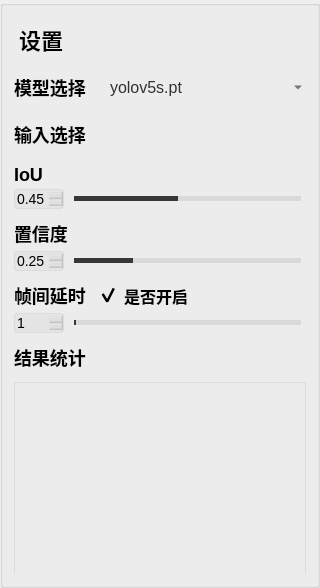
          <widget class="QGroupBox" name="groupBox_8">
           <property name="minimumSize">
            <size>
             <width>320</width>
             <height>0</height>
            </size>
           </property>
           <property name="maximumSize">
            <size>
             <width>320</width>
             <height>16777215</height>
            </size>
           </property>
           <property name="styleSheet">
            <string notr="true">#groupBox_8{
background-color: rgba(220, 220, 220, 200);
border: 0px solid #42adff;
border-radius:0px;}
</string>
           </property>
           <property name="title">
            <string/>
           </property>
           <layout class="QVBoxLayout" name="verticalLayout_8">
            <property name="spacing">
             <number>11</number>
            </property>
            <item>
             <widget class="QGroupBox" name="groupBox_2">
              <property name="minimumSize">
               <size>
                <width>0</width>
                <height>42</height>
               </size>
              </property>
              <property name="maximumSize">
               <size>
                <width>16777215</width>
                <height>42</height>
               </size>
              </property>
              <property name="styleSheet">
               <string notr="true">#groupBox_2{
border: 0px solid #42adff;
border-radius:0px;}</string>
              </property>
              <property name="title">
               <string/>
              </property>
              <layout class="QHBoxLayout" name="horizontalLayout_35">
               <property name="leftMargin">
                <number>2</number>
               </property>
               <property name="topMargin">
                <number>0</number>
               </property>
               <property name="rightMargin">
                <number>0</number>
               </property>
               <property name="bottomMargin">
                <number>0</number>
               </property>
               <item>
                <widget class="QLabel" name="label_5">
                 <property name="minimumSize">
                  <size>
                   <width>0</width>
                   <height>0</height>
                  </size>
                 </property>
                 <property name="maximumSize">
                  <size>
                   <width>16777215</width>
                   <height>40</height>
                  </size>
                 </property>
                 <property name="styleSheet">
                  <string notr="true">QLabel
{
	font-size: 22px;
	font-family: &quot;Microsoft YaHei&quot;;
	font-weight: bold;
 		border-radius:9px;
		background:rgba(66, 195, 255, 0);
color: rgb(0, 0, 0);

}
</string>
                 </property>
                 <property name="text">
                  <string>设置</string>
                 </property>
                </widget>
               </item>
               <item>
                <widget class="QLabel" name="label_27">
                 <property name="minimumSize">
                  <size>
                   <width>0</width>
                   <height>0</height>
                  </size>
                 </property>
                 <property name="maximumSize">
                  <size>
                   <width>16777215</width>
                   <height>40</height>
                  </size>
                 </property>
                 <property name="styleSheet">
                  <string notr="true">QLabel{
	font-family: &quot;DejaVu Sans Mono&quot;;
	font-size: 15px;
	color: #e8e8e8;}</string>
                 </property>
                 <property name="text">
                  <string/>
                 </property>
                </widget>
               </item>
               <item>
                <spacer name="horizontalSpacer_13">
                 <property name="orientation">
                  <enum>Qt::Horizontal</enum>
                 </property>
                 <property name="sizeHint" stdset="0">
                  <size>
                   <width>40</width>
                   <height>20</height>
                  </size>
                 </property>
                </spacer>
               </item>
              </layout>
             </widget>
            </item>
            <item>
             <layout class="QHBoxLayout" name="horizontalLayout_2">
              <item>
               <widget class="QLabel" name="label_3">
                <property name="minimumSize">
                 <size>
                  <width>0</width>
                  <height>35</height>
                 </size>
                </property>
                <property name="maximumSize">
                 <size>
                  <width>80</width>
                  <height>16777215</height>
                 </size>
                </property>
                <property name="styleSheet">
                 <string notr="true">QLabel
{
	font-size: 18px;
	font-family: &quot;Microsoft YaHei&quot;;
	font-weight: bold;
 		border-radius:9px;
		background:rgba(66, 195, 255, 0);
color: rgb(0, 0, 0);
}
</string>
                </property>
                <property name="text">
                 <string>模型选择</string>
                </property>
               </widget>
              </item>
              <item>
               <widget class="QComboBox" name="comboBox">
                <property name="minimumSize">
                 <size>
                  <width>0</width>
                  <height>35</height>
                 </size>
                </property>
                <property name="styleSheet">
                 <string notr="true">QComboBox QAbstractItemView {
font-family: &quot;Microsoft YaHei&quot;;
font-size: 16px;
background:rgba(200, 200, 200,150);
selection-background-color: rgba(200, 200, 200,100);
color: rgb(50, 50, 50);
outline:none;
border:none;}
QComboBox{
font-family: &quot;Microsoft YaHei&quot;;
font-size: 16px;
color: rgb(50, 50, 50);
border-width:0px;
border-color:white;
border-style:solid;
background-color: rgba(200, 200, 200,0);}

QComboBox::drop-down {
margin-top:8;
height:20;
background:rgba(200,200,200,0);
border-image: url(:/img/icon/下拉.png);
}
</string>
                </property>
                <item>
                 <property name="text">
                  <string>yolov5s.pt</string>
                 </property>
                </item>
                <item>
                 <property name="text">
                  <string>yolov5m.pt</string>
                 </property>
                </item>
                <item>
                 <property name="text">
                  <string>yolov5l.pt</string>
                 </property>
                </item>
                <item>
                 <property name="text">
                  <string>yolov5x.pt</string>
                 </property>
                </item>
               </widget>
              </item>
             </layout>
            </item>
            <item>
             <layout class="QHBoxLayout" name="horizontalLayout_9">
              <item>
               <widget class="QLabel" name="label_10">
                <property name="maximumSize">
                 <size>
                  <width>80</width>
                  <height>16777215</height>
                 </size>
                </property>
                <property name="styleSheet">
                 <string notr="true">QLabel
{
	font-size: 18px;
	font-family: &quot;Microsoft YaHei&quot;;
	font-weight: bold;
 		border-radius:9px;
		background:rgba(66, 195, 255, 0);
color: rgb(0, 0, 0);
}
</string>
                </property>
                <property name="text">
                 <string>输入选择</string>
                </property>
               </widget>
              </item>
              <item>
               <layout class="QHBoxLayout" name="horizontalLayout_11">
                <item>
                 <widget class="QGroupBox" name="groupBox_5">
                  <property name="styleSheet">
                   <string notr="true">#groupBox_5{
background-color: rgba(48,148,243,0);
border: 0px solid #42adff;
border-left: 0px solid #d9d9d9;
border-right: 0px solid rgba(29, 83, 185, 255);
border-radius:0px;}</string>
                  </property>
                  <property name="title">
                   <string/>
                  </property>
                  <layout class="QHBoxLayout" name="horizontalLayout_8">
                   <property name="leftMargin">
                    <number>0</number>
                   </property>
                   <property name="topMargin">
                    <number>0</number>
                   </property>
                   <property name="rightMargin">
                    <number>0</number>
                   </property>
                   <property name="bottomMargin">
                    <number>0</number>
                   </property>
                   <item>
                    <widget class="QPushButton" name="fileButton">
                     <property name="minimumSize">
                      <size>
                       <width>55</width>
                       <height>28</height>
                      </size>
                     </property>
                     <property name="maximumSize">
                      <size>
                       <width>16777215</width>
                       <height>28</height>
                      </size>
                     </property>
                     <property name="toolTip">
                      <string>文件</string>
                     </property>
                     <property name="styleSheet">
                      <string notr="true">QPushButton{font-family: &quot;Microsoft YaHei&quot;;
font-size: 14px;
font-weight: bold;
color:white;
text-align: center center;
padding-left: 5px;
padding-right: 5px;
padding-top: 4px;
padding-bottom: 4px;
border-style: solid;
border-width: 0px;
border-color: rgba(255, 255, 255, 255);
border-radius: 3px;
background-color: rgba(200, 200, 200,0);}

QPushButton:focus{outline: none;}

QPushButton::pressed{font-family: &quot;Microsoft YaHei&quot;;
                     font-size: 14px;
                     font-weight: bold;
                     color:rgb(200,200,200);
                     text-align: center center;
                     padding-left: 5px;
                     padding-right: 5px;
                     padding-top: 4px;
                     padding-bottom: 4px;
                     border-style: solid;
                     border-width: 0px;
                     border-color: rgba(255, 255, 255, 255);
                     border-radius: 3px;
                     background-color:  #bf513b;}

QPushButton::disabled{font-family: &quot;Microsoft YaHei&quot;;
                     font-size: 14px;
                     font-weight: bold;
                     color:rgb(200,200,200);
                     text-align: center center;
                     padding-left: 5px;
                     padding-right: 5px;
                     padding-top: 4px;
                     padding-bottom: 4px;
                     border-style: solid;
                     border-width: 0px;
                     border-color: rgba(255, 255, 255, 255);
                     border-radius: 3px;
                     background-color:  #bf513b;}
QPushButton::hover {
border-style: solid;
border-width: 0px;
border-radius: 0px;
background-color: rgba(48,148,243,80);}</string>
                     </property>
                     <property name="text">
                      <string/>
                     </property>
                     <property name="icon">
                      <iconset resource="resoures.qrc">
                       <normaloff>:/img/icon/打开.png</normaloff>:/img/icon/打开.png</iconset>
                     </property>
                    </widget>
                   </item>
                   <item>
                    <widget class="QPushButton" name="cameraButton">
                     <property name="minimumSize">
                      <size>
                       <width>55</width>
                       <height>28</height>
                      </size>
                     </property>
                     <property name="maximumSize">
                      <size>
                       <width>16777215</width>
                       <height>28</height>
                      </size>
                     </property>
                     <property name="toolTip">
                      <string>相机</string>
                     </property>
                     <property name="styleSheet">
                      <string notr="true">QPushButton{font-family: &quot;Microsoft YaHei&quot;;
font-size: 14px;
font-weight: bold;
color:white;
text-align: center center;
padding-left: 5px;
padding-right: 5px;
padding-top: 4px;
padding-bottom: 4px;
border-style: solid;
border-width: 0px;
border-color: rgba(255, 255, 255, 255);
border-radius: 3px;
background-color: rgba(48,148,243,0);}

QPushButton:focus{outline: none;}

QPushButton::pressed{font-family: &quot;Microsoft YaHei&quot;;
                     font-size: 14px;
                     font-weight: bold;
                     color:rgb(200,200,200);
                     text-align: center center;
                     padding-left: 5px;
                     padding-right: 5px;
                     padding-top: 4px;
                     padding-bottom: 4px;
                     border-style: solid;
                     border-width: 0px;
                     border-color: rgba(255, 255, 255, 255);
                     border-radius: 3px;
                     background-color:  #bf513b;}

QPushButton::disabled{font-family: &quot;Microsoft YaHei&quot;;
                     font-size: 14px;
                     font-weight: bold;
                     color:rgb(200,200,200);
                     text-align: center center;
                     padding-left: 5px;
                     padding-right: 5px;
                     padding-top: 4px;
                     padding-bottom: 4px;
                     border-style: solid;
                     border-width: 0px;
                     border-color: rgba(255, 255, 255, 255);
                     border-radius: 3px;
                     background-color:  #bf513b;}
QPushButton::hover {
border-style: solid;
border-width: 0px;
border-radius: 0px;
background-color: rgba(48,148,243,80);}</string>
                     </property>
                     <property name="text">
                      <string/>
                     </property>
                     <property name="icon">
                      <iconset resource="resoures.qrc">
                       <normaloff>:/img/icon/摄像头开.png</normaloff>:/img/icon/摄像头开.png</iconset>
                     </property>
                    </widget>
                   </item>
                  </layout>
                 </widget>
                </item>
               </layout>
              </item>
             </layout>
            </item>
            <item>
             <layout class="QVBoxLayout" name="verticalLayout_3">
              <property name="spacing">
               <number>4</number>
              </property>
              <item>
               <widget class="QLabel" name="label_2">
                <property name="styleSheet">
                 <string notr="true">QLabel
{
	font-size: 18px;
	font-family: &quot;Microsoft YaHei&quot;;
	font-weight: bold;
 		border-radius:9px;
		background:rgba(66, 195, 255, 0);
color: rgb(0, 0, 0);
}
</string>
                </property>
                <property name="text">
                 <string>IoU</string>
                </property>
               </widget>
              </item>
              <item>
               <layout class="QHBoxLayout" name="horizontalLayout_4">
                <property name="spacing">
                 <number>5</number>
                </property>
                <item>
                 <widget class="QDoubleSpinBox" name="iouSpinBox">
                  <property name="minimumSize">
                   <size>
                    <width>50</width>
                    <height>0</height>
                   </size>
                  </property>
                  <property name="maximumSize">
                   <size>
                    <width>50</width>
                    <height>16777215</height>
                   </size>
                  </property>
                  <property name="styleSheet">
                   <string notr="true">QDoubleSpinBox{
background:rgba(200, 200, 200,50);
color:black;
font-size: 14px;
font-family: &quot;Microsoft YaHei UI&quot;;
border-style: solid;
border-width: 1px;
border-color: rgba(200, 200, 200,100);
border-radius: 3px;}

QDoubleSpinBox::down-button{
background:rgba(200, 200, 200,0);
border-image: url(:/img/icon/箭头_列表展开.png);}
QDoubleSpinBox::down-button::hover{
background:rgba(200, 200, 200,100);
border-image: url(:/img/icon/箭头_列表展开.png);}

QDoubleSpinBox::up-button{
background:rgba(200, 200, 200,0);
border-image: url(:/img/icon/箭头_列表收起.png);}
QDoubleSpinBox::up-button::hover{
background:rgba(200, 200, 200,100);
border-image: url(:/img/icon/箭头_列表收起.png);}
</string>
                  </property>
                  <property name="maximum">
                   <double>1.000000000000000</double>
                  </property>
                  <property name="singleStep">
                   <double>0.010000000000000</double>
                  </property>
                  <property name="value">
                   <double>0.450000000000000</double>
                  </property>
                 </widget>
                </item>
                <item>
                 <widget class="QSlider" name="iouSlider">
                  <property name="styleSheet">
                   <string notr="true">QSlider{
border-color: #bcbcbc;
color:#d9d9d9;
}
QSlider::groove:horizontal {                                
     border: 1px solid #999999;                             
     height: 3px;                                           
    margin: 0px 0;                                         
     left: 5px; right: 5px; 
 }
QSlider::handle:horizontal {                               
     border: 0px ; 
     border-image: url(:/img/icon/圆.png);
	 width:15px;
     margin: -7px -7px -7px -7px;                  
} 
QSlider::add-page:horizontal{
background: qlineargradient(spread:pad, x1:0, y1:1, x2:0, y2:0, stop:0 #d9d9d9, stop:0.25 #d9d9d9, stop:0.5 #d9d9d9, stop:1 #d9d9d9); 

}
QSlider::sub-page:horizontal{                               
 background: qlineargradient(spread:pad, x1:0, y1:1, x2:0, y2:0, stop:0 #373737, stop:0.25 #373737, stop:0.5 #373737, stop:1 #373737);                     
}</string>
                  </property>
                  <property name="maximum">
                   <number>100</number>
                  </property>
                  <property name="value">
                   <number>45</number>
                  </property>
                  <property name="orientation">
                   <enum>Qt::Horizontal</enum>
                  </property>
                 </widget>
                </item>
               </layout>
              </item>
             </layout>
            </item>
            <item>
             <layout class="QVBoxLayout" name="verticalLayout">
              <property name="spacing">
               <number>4</number>
              </property>
              <item>
               <widget class="QLabel" name="label">
                <property name="styleSheet">
                 <string notr="true">QLabel
{
	font-size: 18px;
	font-family: &quot;Microsoft YaHei&quot;;
	font-weight: bold;
 		border-radius:9px;
		background:rgba(66, 195, 255, 0);
color: rgb(0, 0, 0);
}
</string>
                </property>
                <property name="text">
                 <string>置信度</string>
                </property>
               </widget>
              </item>
              <item>
               <layout class="QHBoxLayout" name="horizontalLayout_3">
                <property name="spacing">
                 <number>5</number>
                </property>
                <item>
                 <widget class="QDoubleSpinBox" name="confSpinBox">
                  <property name="minimumSize">
                   <size>
                    <width>50</width>
                    <height>0</height>
                   </size>
                  </property>
                  <property name="maximumSize">
                   <size>
                    <width>50</width>
                    <height>16777215</height>
                   </size>
                  </property>
                  <property name="focusPolicy">
                   <enum>Qt::ClickFocus</enum>
                  </property>
                  <property name="styleSheet">
                   <string notr="true">QDoubleSpinBox{
background:rgba(200, 200, 200,50);
color:black;
font-size: 14px;
font-family: &quot;Microsoft YaHei UI&quot;;
border-style: solid;
border-width: 1px;
border-color: rgba(200, 200, 200,100);
border-radius: 3px;}

QDoubleSpinBox::down-button{
background:rgba(200, 200, 200,0);
border-image: url(:/img/icon/箭头_列表展开.png);}
QDoubleSpinBox::down-button::hover{
background:rgba(200, 200, 200,100);
border-image: url(:/img/icon/箭头_列表展开.png);}

QDoubleSpinBox::up-button{
background:rgba(200, 200, 200,0);
border-image: url(:/img/icon/箭头_列表收起.png);}
QDoubleSpinBox::up-button::hover{
background:rgba(200, 200, 200,100);
border-image: url(:/img/icon/箭头_列表收起.png);}
</string>
                  </property>
                  <property name="maximum">
                   <double>1.000000000000000</double>
                  </property>
                  <property name="singleStep">
                   <double>0.010000000000000</double>
                  </property>
                  <property name="value">
                   <double>0.250000000000000</double>
                  </property>
                 </widget>
                </item>
                <item>
                 <widget class="QSlider" name="confSlider">
                  <property name="styleSheet">
                   <string notr="true">QSlider{
border-color: #bcbcbc;
color:#d9d9d9;
}
QSlider::groove:horizontal {                                
     border: 1px solid #999999;                             
     height: 3px;                                           
    margin: 0px 0;                                         
     left: 5px; right: 5px; 
 }
QSlider::handle:horizontal {                               
     border: 0px ; 
     border-image: url(:/img/icon/圆.png);
	 width:15px;
     margin: -7px -7px -7px -7px;                  
} 
QSlider::add-page:horizontal{
background: qlineargradient(spread:pad, x1:0, y1:1, x2:0, y2:0, stop:0 #d9d9d9, stop:0.25 #d9d9d9, stop:0.5 #d9d9d9, stop:1 #d9d9d9); 

}
QSlider::sub-page:horizontal{                               
 background: qlineargradient(spread:pad, x1:0, y1:1, x2:0, y2:0, stop:0 #373737, stop:0.25 #373737, stop:0.5 #373737, stop:1 #373737);                     
}</string>
                  </property>
                  <property name="maximum">
                   <number>100</number>
                  </property>
                  <property name="value">
                   <number>25</number>
                  </property>
                  <property name="orientation">
                   <enum>Qt::Horizontal</enum>
                  </property>
                  <property name="tickPosition">
                   <enum>QSlider::NoTicks</enum>
                  </property>
                 </widget>
                </item>
               </layout>
              </item>
             </layout>
            </item>
            <item>
             <layout class="QVBoxLayout" name="verticalLayout_5">
              <property name="spacing">
               <number>4</number>
              </property>
              <item>
               <layout class="QHBoxLayout" name="horizontalLayout_14">
                <item>
                 <widget class="QLabel" name="label_8">
                  <property name="maximumSize">
                   <size>
                    <width>80</width>
                    <height>16777215</height>
                   </size>
                  </property>
                  <property name="styleSheet">
                   <string notr="true">QLabel
{
	font-size: 18px;
	font-family: &quot;Microsoft YaHei&quot;;
	font-weight: bold;
 		border-radius:9px;
		background:rgba(66, 195, 255, 0);
color: rgb(0, 0, 0);
}
</string>
                  </property>
                  <property name="text">
                   <string>帧间延时</string>
                  </property>
                 </widget>
                </item>
                <item>
                 <widget class="QCheckBox" name="checkBox">
                  <property name="styleSheet">
                   <string notr="true">
QCheckBox
{font-size: 16px;
	font-family: &quot;Microsoft YaHei&quot;;
	font-weight: bold;
 		border-radius:9px;
		background:rgba(66, 195, 255, 0);
color: rgb(0, 0, 0);}

QCheckBox::indicator {
	width: 20px;
	height: 20px;
}
QCheckBox::indicator:unchecked {
    image: url(:/img/icon/button-off.png);
}

QCheckBox::indicator:checked {
    
    image: url(:/img/icon/button-on.png);
}
</string>
                  </property>
                  <property name="text">
                   <string>是否开启</string>
                  </property>
                  <property name="checked">
                   <bool>true</bool>
                  </property>
                 </widget>
                </item>
               </layout>
              </item>
              <item>
               <layout class="QHBoxLayout" name="horizontalLayout_13">
                <property name="spacing">
                 <number>5</number>
                </property>
                <item>
                 <widget class="QSpinBox" name="rateSpinBox">
                  <property name="minimumSize">
                   <size>
                    <width>50</width>
                    <height>0</height>
                   </size>
                  </property>
                  <property name="maximumSize">
                   <size>
                    <width>50</width>
                    <height>16777215</height>
                   </size>
                  </property>
                  <property name="focusPolicy">
                   <enum>Qt::ClickFocus</enum>
                  </property>
                  <property name="styleSheet">
                   <string notr="true">QSpinBox{
background:rgba(200, 200, 200,50);
color:black;
font-size: 14px;
font-family: &quot;Microsoft YaHei UI&quot;;
border-style: solid;
border-width: 1px;
border-color: rgba(200, 200, 200,100);
border-radius: 3px;}

QSpinBox::down-button{
background:rgba(200, 200, 200,0);
border-image: url(:/img/icon/箭头_列表展开.png);}
QDoubleSpinBox::down-button::hover{
background:rgba(200, 200, 200,100);
border-image: url(:/img/icon/箭头_列表展开.png);}

QSpinBox::up-button{
background:rgba(200, 200, 200,0);
border-image: url(:/img/icon/箭头_列表收起.png);}
QSpinBox::up-button::hover{
background:rgba(200, 200, 200,100);
border-image: url(:/img/icon/箭头_列表收起.png);}
</string>
                  </property>
                  <property name="minimum">
                   <number>1</number>
                  </property>
                  <property name="maximum">
                   <number>20</number>
                  </property>
                  <property name="singleStep">
                   <number>1</number>
                  </property>
                  <property name="value">
                   <number>1</number>
                  </property>
                 </widget>
                </item>
                <item>
                 <widget class="QSlider" name="rateSlider">
                  <property name="styleSheet">
                   <string notr="true">QSlider{
border-color: #bcbcbc;
color:#d9d9d9;
}
QSlider::groove:horizontal {                                
     border: 1px solid #999999;                             
     height: 3px;                                           
    margin: 0px 0;                                         
     left: 5px; right: 5px; 
 }
QSlider::handle:horizontal {                               
     border: 0px ; 
     border-image: url(:/img/icon/圆.png);
	 width:15px;
     margin: -7px -7px -7px -7px;                  
} 
QSlider::add-page:horizontal{
background: qlineargradient(spread:pad, x1:0, y1:1, x2:0, y2:0, stop:0 #d9d9d9, stop:0.25 #d9d9d9, stop:0.5 #d9d9d9, stop:1 #d9d9d9); 

}
QSlider::sub-page:horizontal{                               
 background: qlineargradient(spread:pad, x1:0, y1:1, x2:0, y2:0, stop:0 #373737, stop:0.25 #373737, stop:0.5 #373737, stop:1 #373737);                     
}</string>
                  </property>
                  <property name="minimum">
                   <number>1</number>
                  </property>
                  <property name="maximum">
                   <number>20</number>
                  </property>
                  <property name="singleStep">
                   <number>1</number>
                  </property>
                  <property name="pageStep">
                   <number>1</number>
                  </property>
                  <property name="value">
                   <number>1</number>
                  </property>
                  <property name="orientation">
                   <enum>Qt::Horizontal</enum>
                  </property>
                  <property name="tickPosition">
                   <enum>QSlider::NoTicks</enum>
                  </property>
                 </widget>
                </item>
               </layout>
              </item>
             </layout>
            </item>
            <item>
             <layout class="QVBoxLayout" name="verticalLayout_7">
              <item>
               <widget class="QLabel" name="label_11">
                <property name="styleSheet">
                 <string notr="true">QLabel
{
	font-size: 18px;
	font-family: &quot;Microsoft YaHei&quot;;
	font-weight: bold;
 		border-radius:9px;
		background:rgba(66, 195, 255, 0);
color: rgb(0, 0, 0);
}
</string>
                </property>
                <property name="text">
                 <string>结果统计</string>
                </property>
               </widget>
              </item>
              <item>
               <widget class="QListWidget" name="resultWidget">
                <property name="styleSheet">
                 <string notr="true">QListWidget{
background-color: rgba(12, 28, 77, 0);
border: 1px solid rgba(200, 200, 200,100);
border-bottom: 0px solid rgba(200, 200, 200,100);
border-radius:0px;
font-family: &quot;Microsoft YaHei&quot;;
font-size: 16px;
color: rgb(0, 0, 0);
}
</string>
                </property>
               </widget>
              </item>
             </layout>
            </item>
           </layout>
          </widget>
